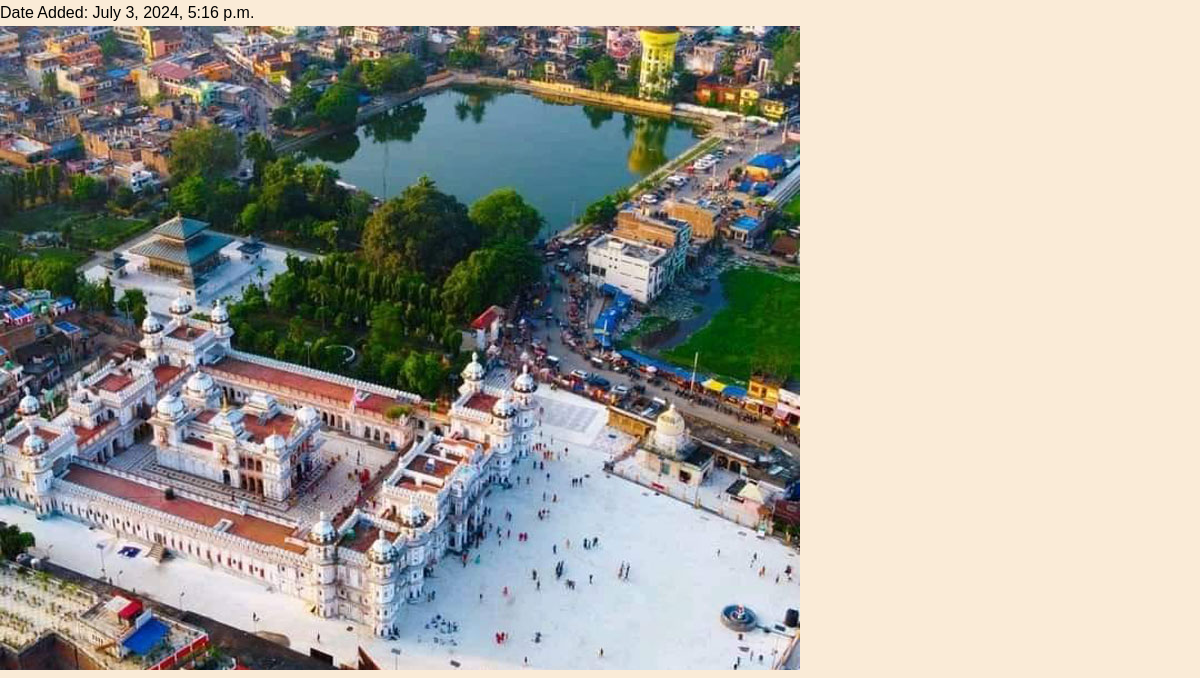
The app's page /core/1/ (lower part), older data.
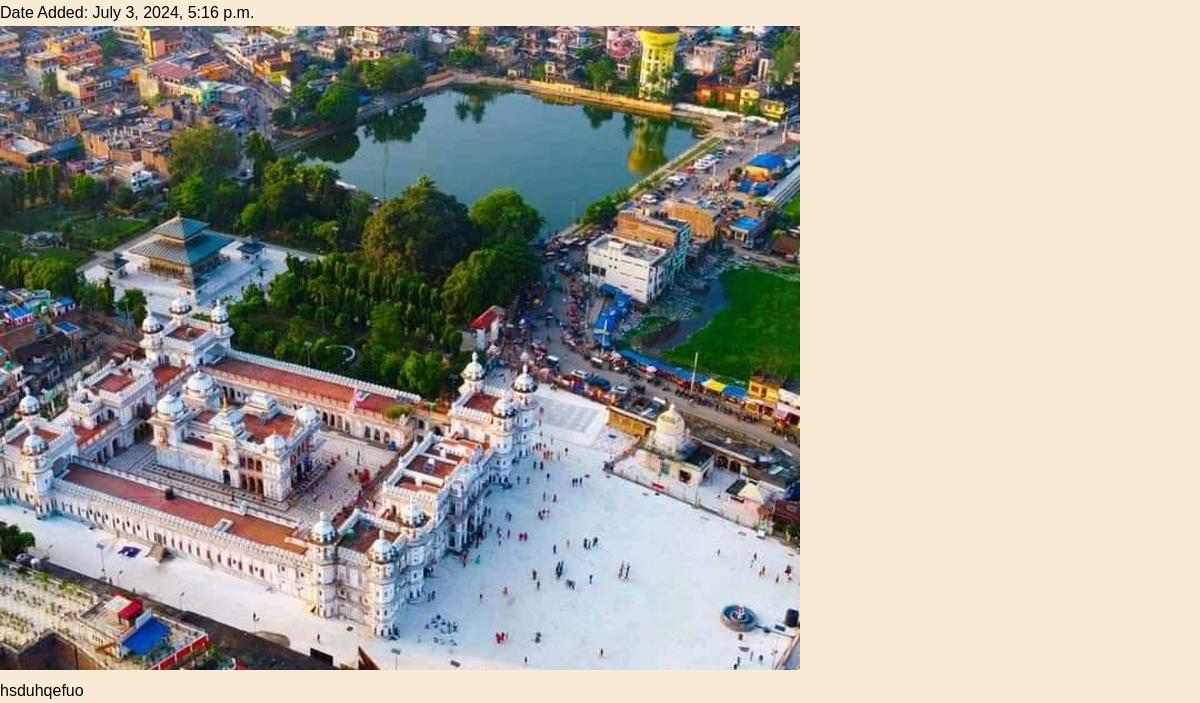
The same page, newer data.
### core_app/models.py (models this page shows, shortened)
class MithilaModel(models.Model):
    MITHILA_REGION = [
        ('JNK', 'JANAKPUR'),
        ('SR', 'SIRAHA'),
        ('MTR', 'MAHOTTARI'),
        ('RJB', 'RAJBIRAJ'),
        ('BTR', 'BIRATNAGAR')
    ]
    place_name = models.CharField(max_length=100)
    date_added = models.DateTimeField(default=timezone.now)
    image = models.ImageField(upload_to='mithilaimages/')
    region = models.CharField(max_length=3, choices=MITHILA_REGION, default='JNK')
    descriptions = models.TextField(default='')
    class Meta:
        ordering = ('place_name',)
        verbose_name_plural = "Mithila Models"

### core_app/views.py (the view)
# urls.py: path('<int:core_id>/', core_detail, name='core_detail'),
def core_detail(request, core_id):
    mithila_detail = get_object_or_404(MithilaModel, id=core_id)
    return render(request, 'core_app/detail.html', {'mithila_detail': mithila_detail})

### core_app/templates/core_app/detail.html (shortened to what this page needs)
{% extends "layout.html" %}
{% block content %}
<p>Date Added: {{ mithila_detail.date_added }}</p>
{% if mithila_detail.image %}
<img src="{{ mithila_detail.image.url }}" alt="{{ mithila_detail.place_name }}">
{% endif %}
<p>{{ mithila_detail.descriptions }}</p>
{% endblock content %}

Row changes from the older to the newer data that the page shows:
changed MithilaModel: descriptions (not shown) → "hsduhqefuo"
